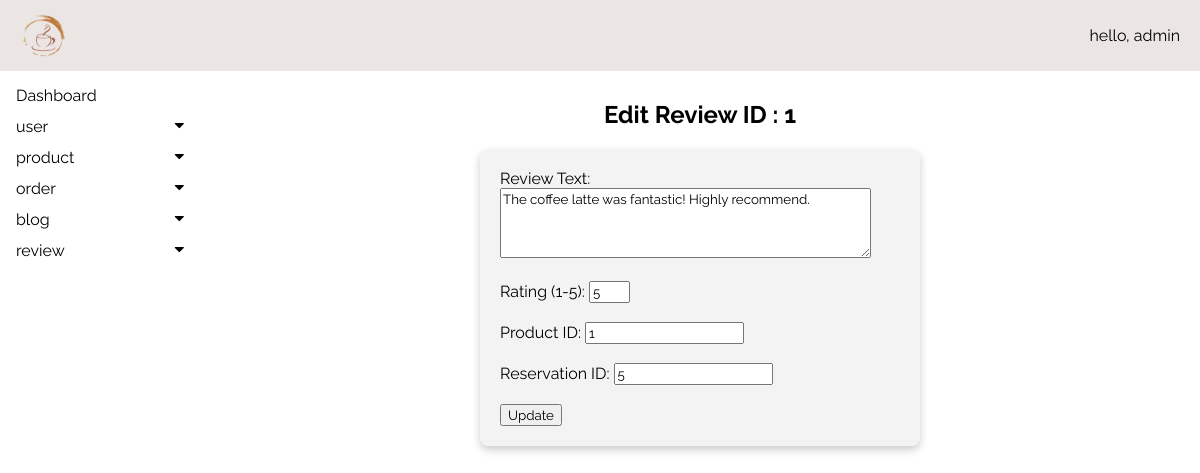
Page /admin/modules/reviews/editReviews.php?id=1 on the committed database.
### tables this page shows
CREATE TABLE `review` (
  `reviewID` int(11) NOT NULL,
  `reservationID` int(11) NOT NULL,
  `reviewText` text NOT NULL,
  `rating` int(11) NOT NULL,
  `productID` int(11) NOT NULL,
  `reviewBy` int(11) NOT NULL,
  `reviewDate` date NOT NULL DEFAULT current_timestamp()
);

### admin/modules/reviews/editReviews.php (the view, shortened to what this page needs)
<?php
include("../../config/config.php");
if (isset($_GET['id'])) {
    $reviewID = intval($_GET['id']);
    $sql = "SELECT * FROM review WHERE reviewID = ?";
    $stmt = mysqli_prepare($conn, $sql);
    mysqli_stmt_bind_param($stmt, "i", $reviewID);
    mysqli_stmt_execute($stmt);
    $result = mysqli_stmt_get_result($stmt);
    if ($row = mysqli_fetch_assoc($result)) {
        $reviewText = $row['reviewText'];
        $rating = $row['rating'];
        $productID = $row['productID'];
        $reservationID = $row['reservationID'];
    } else {
        echo "Review not found.";
        exit;
    }
} else {
    echo "Invalid request.";
    exit;
}
?>
<!DOCTYPE html>
<html lang="en">
<head>
    <link rel="stylesheet" href="https://cdnjs.cloudflare.com/ajax/libs/font-awesome/4.7.0/css/font-awesome.min.css">
    <link rel="stylesheet" type="text/css" href="<?php echo ADMIN_BASE_URL; ?>/css/admin.css">
</head>
<body>
    <div class="topNav">
        <div class="logo-container">
            <a href="http://localhost/ppms/admin/"><img src="http://localhost/ppms/img/icon.png" alt="logo"
                    class="logo"></a>
        </div>
        <div>
            <p>hello, admin</p>
        </div>
    </div>
    <?php include("../../includes/sideNav.php"); ?>
    <div class="main">
        <h2 style="text-align: center;">Edit Review ID : <?= $reviewID ?></h2>
        <div class="rowform">
            <form action="" method="POST">
                <label for="reviewText">Review Text:</label>
                <textarea id="reviewText" name="reviewText" rows="4" cols="50"
                    required><?= htmlspecialchars($reviewText) ?></textarea><br><br>
                <label for="rating">Rating (1-5):</label>
                <input type="number" id="rating" name="rating" min="1" max="5" value="<?= htmlspecialchars($rating) ?>"
                    required><br><br>
                <label for="productID">Product ID:</label>
                <input type="number" id="productID" name="productID" value="<?= htmlspecialchars($productID) ?>"
                    required><br><br>
                <label for="reservationID">Reservation ID:</label>
                <input type="number" id="reservationID" name="reservationID"
                    value="<?= htmlspecialchars($reservationID) ?>" required><br><br>
                <button type="submit">Update</button>
            </form>
        </div>
    </div>
</body>
</html>

### admin/css/admin.css (style rules this page uses)
body { font-family: "Raleway", sans-serif; margin: 0; padding: 0; background-color: white; }
.topNav { display: flex; justify-content: space-between; align-items: center; background-color:#ebe6e4; color: black; padding: 10px 20px; position: fixed; top: 0; left: 0; width: 100%; z-index: 2; box-sizing: border-box; }
.topNav img { height: 50px; }
.topNav a { color: black; text-decoration: none; font-size: 16px; display: flex; align-items: center; }
.main { margin-top: 70px; margin-left: 200px; padding: 10px 10px; }
input, textarea, select, select option, button { font-family: "Raleway", sans-serif; }
.rowform { max-width: 400px; padding: 20px; background-color: #f3f3f3; border-radius: 8px; box-shadow: 0 4px 8px rgba(0, 0, 0, 0.2); margin: auto; }

### rows in the picture
review: reviewText "The coffee latte was fantastic! Highly recommend.", rating "5", productID "1", reservationID "5"

### other values in the picture
$reviewID "1"
